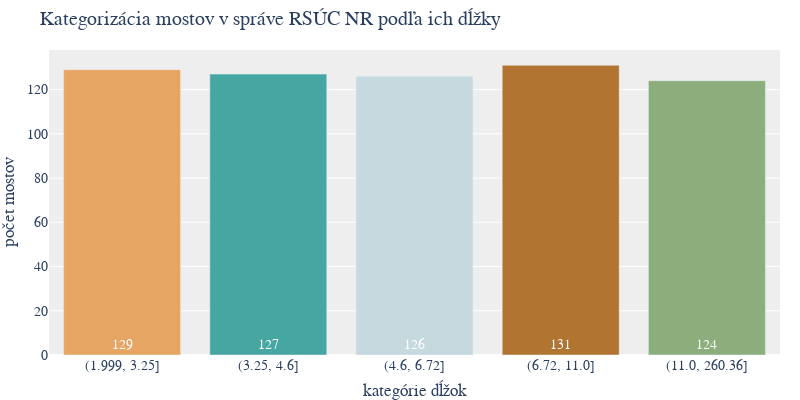

Source (notebook cell):
### Code cell
import pandas as pd
import plotly.graph_objects as go

# Assuming filtered_bridges and color_palette are defined as before

# Use qcut to divide the data into bins with equal number of bridges in each
filtered_bridges['Quantile_Bin'] = pd.qcut(
    filtered_bridges['Dĺžka_premostenia'], q=5)

# Count the number of bridges in each bin
bin_counts = filtered_bridges['Quantile_Bin'].value_counts().sort_index()

# Create the histogram
fig = go.Figure()

# Adding bin counts as text, positioned at the base of each bar
fig.add_trace(go.Bar(
    # Convert bin interval to string for plotting
    x=bin_counts.index.astype(str),
    y=bin_counts.values,
    text=bin_counts.values,  # Set text to be the bin counts
    textposition='inside',  # Position the text inside the bars
    # Anchor text to the start (bottom for vertical bars)
    insidetextanchor='start',
    textfont=dict(  # Customize the font of the text
        color='white',  # Set text color to white
        size=14  # Match the font size with the rest of the plot
    ),
    marker_color=color_palette[:len(bin_counts)]  # Apply the color palette
))

# Update the layout
fig.update_layout(
    title="Kategorizácia mostov v správe RSÚC NR podľa ich dĺžky",
    xaxis_title="kategórie dĺžok",
    yaxis_title="počet mostov",
    plot_bgcolor='#EEEEEE',
    font=dict(family="Montserrat, sans-serif", size=14),
    bargap=0.2,
    margin=dict(l=0, r=20, t=50, b=30),  # Adjust margins for tight layout
    width=800,  # Set figure width
    height=400  # Set figure height

)

# Show the plot
fig.show()

### Figure 1 — Plotly figure (JSON) as saved in the notebook; plotly's stock layout.template omitted (floating-point values rounded to 4 significant figures)
{"data": [{"insidetextanchor": "start", "marker": {"color": ["#e7a564", "#46a7a2", "#c6d9df", "#b17431", "#8bae7c"]}, "text": [129, 127, 126, 131, 124], "textfont": {"color": "white", "size": 14}, "textposition": "inside", "type": "bar", "x": ["(1.999, 3.25]", "(3.25, 4.6]", "(4.6, 6.72]", "(6.72, 11.0]", "(11.0, 260.36]"], "y": [129, 127, 126, 131, 124]}], "layout": {"bargap": 0.2, "font": {"family": "Montserrat, sans-serif", "size": 14}, "height": 400, "margin": {"b": 30, "l": 0, "r": 20, "t": 50}, "plot_bgcolor": "#EEEEEE", "title": {"text": "Kategorizácia mostov v správe RSÚC NR podľa ich dĺžky"}, "width": 800, "xaxis": {"title": {"text": "kategórie dĺžok"}}, "yaxis": {"title": {"text": "počet mostov"}}}}
